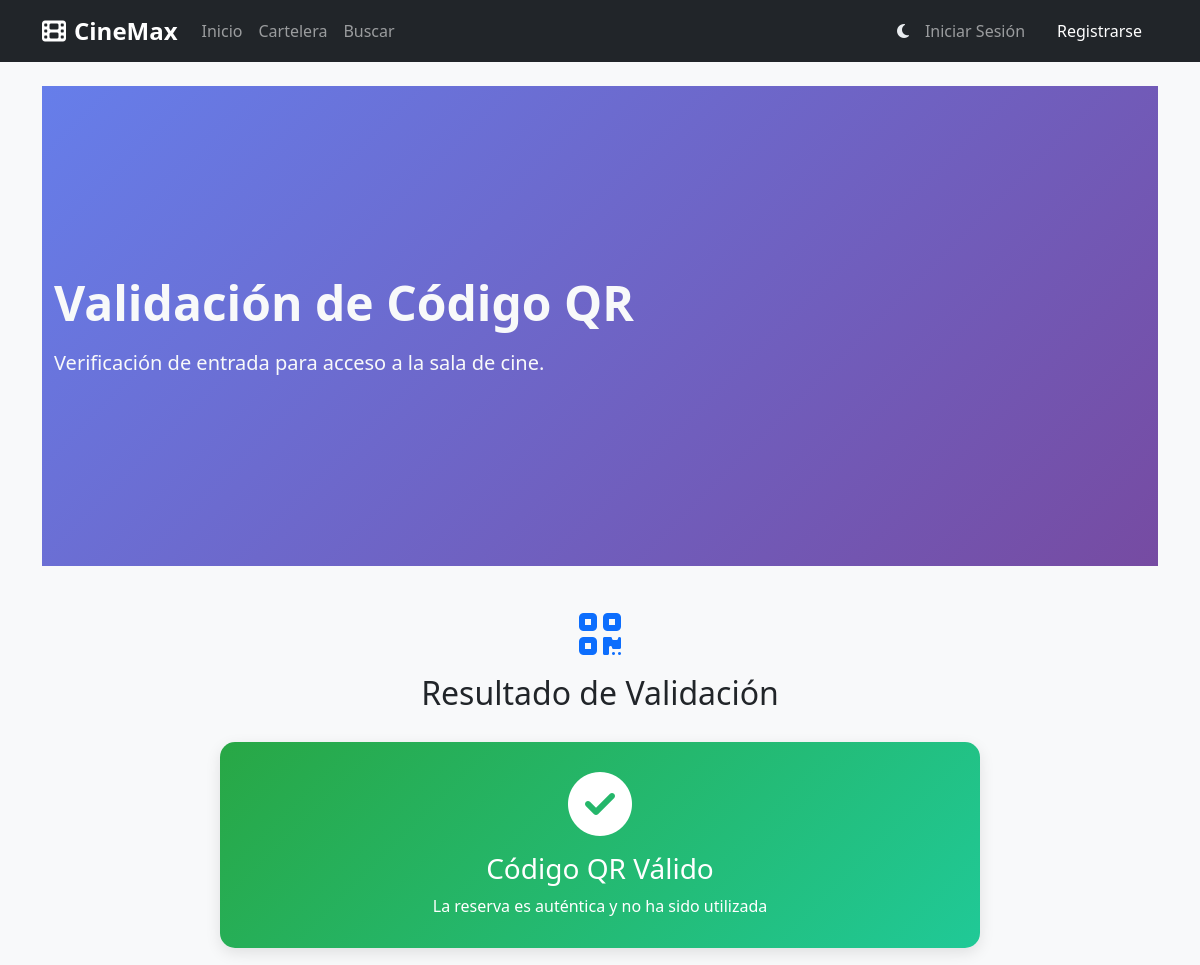
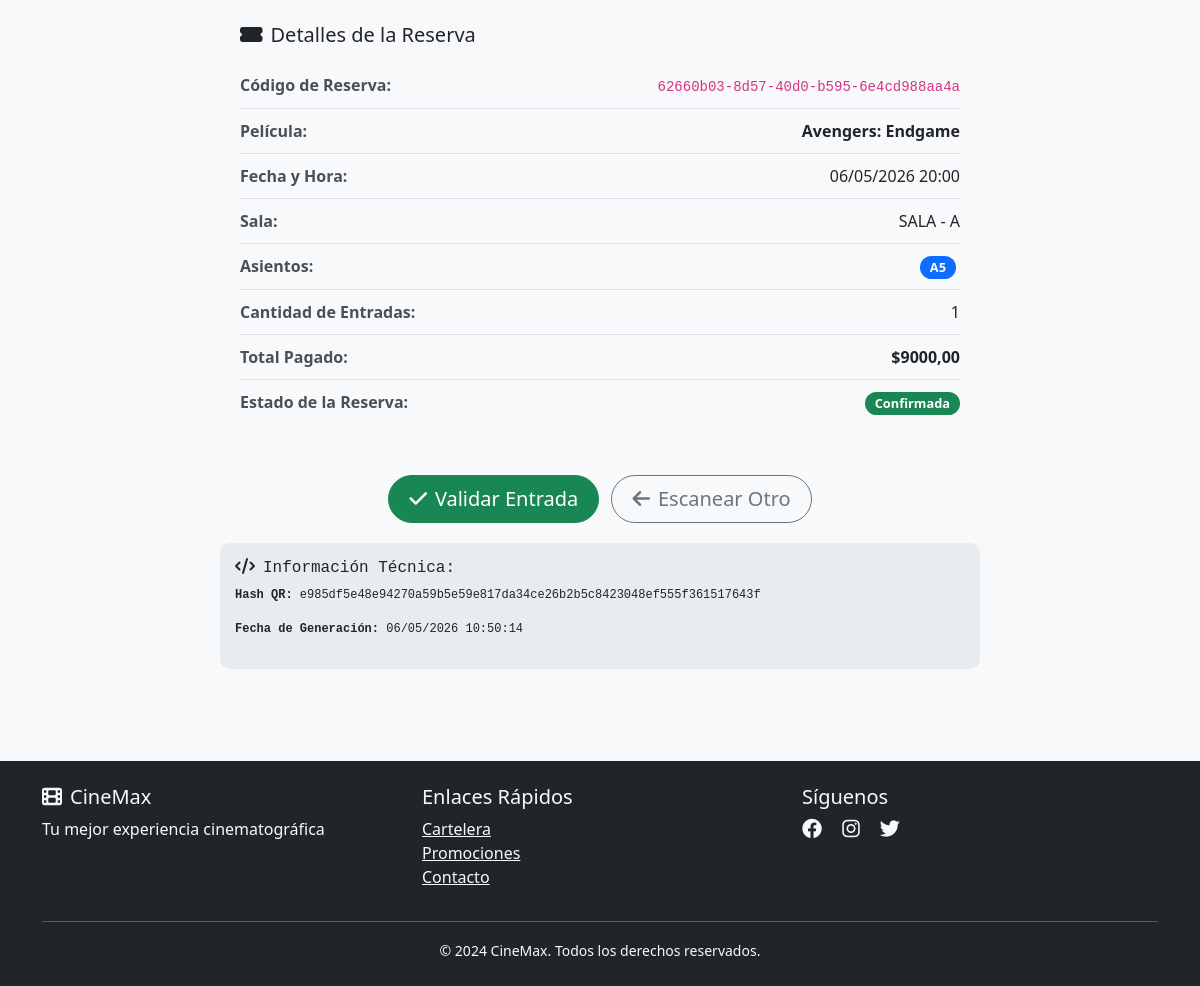
The app's page /validar-qr/e985df5e48e94270a59b5e59e817da34ce26b2b5c8423048ef555f361517643f/ with its own data (2 pictures, top to bottom).
### reservas/models.py (models this page shows, shortened)
class Reserva(models.Model):
    ESTADO_CHOICES = [
        ('temporal', 'Temporal'),
        ('confirmada', 'Confirmada'),
        ('cancelada', 'Cancelada'),
        ('expirada', 'Expirada'),
    ]
    codigo = models.UUIDField(primary_key=True, default=uuid.uuid4, editable=False)
    funcion = models.ForeignKey(Funcion, on_delete=models.CASCADE)
    usuario = models.ForeignKey('usuarios.Usuario', on_delete=models.CASCADE)
    asientos = models.CharField(max_length=200)  # Almacenar como "A1,A2,A3"
    cantidad_entradas = models.IntegerField()
    precio_total = models.DecimalField(max_digits=10, decimal_places=2)
    estado = models.CharField(max_length=20, choices=ESTADO_CHOICES, default='temporal')
    fecha_creacion = models.DateTimeField(auto_now_add=True)
    fecha_expiracion = models.DateTimeField()
    fecha_confirmacion = models.DateTimeField(null=True, blank=True)
    @property
    def expirada(self):
        """Verificar si la reserva temporal ha expirado"""
        return self.estado == 'temporal' and timezone.now() > self.fecha_expiracion
    @property
    def asientos_lista(self):
        return self.asientos.split(',') if self.asientos else []

class Funcion(models.Model):
    pelicula = models.ForeignKey('peliculas.Pelicula', on_delete=models.CASCADE)
    sala = models.ForeignKey('salas.Sala', on_delete=models.CASCADE)
    formato = models.ForeignKey('peliculas.Formato', on_delete=models.CASCADE)
    fecha = models.DateField()
    hora_inicio = models.TimeField()
    hora_fin = models.TimeField()
    precio_base = models.DecimalField(max_digits=8, decimal_places=2)
    activa = models.BooleanField(default=True)
    @property
    def finalizada(self):
        datetime_fin = timezone.make_aware(
            timezone.datetime.combine(self.fecha, self.hora_fin)
        )
        return timezone.now() > datetime_fin

class ValidacionQR(models.Model):
    reserva = models.OneToOneField('Reserva', on_delete=models.CASCADE, related_name='validacion_qr')
    qr_hash = models.CharField(max_length=64, unique=True)  # Hash único para validación
    usado = models.BooleanField(default=False)
    fecha_uso = models.DateTimeField(null=True, blank=True)
    fecha_generacion = models.DateTimeField(auto_now_add=True)
    ip_validacion = models.GenericIPAddressField(null=True, blank=True)
    user_agent = models.TextField(blank=True)
    class Meta:
        verbose_name = "Validación QR"
        verbose_name_plural = "Validaciones QR"
    @property
    def es_valido(self):
        return (
            not self.usado and
            self.reserva.estado == 'confirmada' and
            not self.reserva.funcion.finalizada
        )

### peliculas/models.py (models this page shows, shortened)
class Pelicula(models.Model):
    ESTADOS_CHOICES = [
        ('prox_estreno', 'Próximo Estreno'),
        ('cartelera', 'En Cartelera'),
        ('finalizada', 'Finalizada'),
    ]
    CLASIFICACION_CHOICES = [
        ('ATP', 'Todo Público'),
        ('+13', '+13'),
        ('+16', '+16'),
        ('+18', '+18'),
    ]
    titulo = models.CharField(max_length=200)
    sinopsis = models.TextField()
    duracion = models.IntegerField(help_text="Duración en minutos")
    clasificacion = models.CharField(max_length=3, choices=CLASIFICACION_CHOICES)
    generos = models.ManyToManyField(Genero)
    director = models.CharField(max_length=100)
    actores_principales = models.TextField(help_text="Separar por comas")
    fecha_estreno = models.DateField()
    fecha_fin_cartelera = models.DateField(null=True, blank=True)
    poster = models.ImageField(upload_to='posters/')
    trailer_url = models.URLField(blank=True, help_text="URL del trailer de YouTube")
    estado = models.CharField(max_length=20, choices=ESTADOS_CHOICES, default='prox_estreno')
    idioma_original = models.CharField(max_length=50, default='Español')
    subtitulos = models.BooleanField(default=True)
    doblada = models.BooleanField(default=True)
    activa = models.BooleanField(default=True)
    fecha_creacion = models.DateTimeField(auto_now_add=True)

### salas/models.py (models this page shows, shortened)
class Sala(models.Model):
    nombre = models.CharField(max_length=50)
    tipo = models.ForeignKey(TipoSala, on_delete=models.PROTECT)
    capacidad_total = models.IntegerField()
    filas = models.IntegerField(validators=[MinValueValidator(1), MaxValueValidator(26)])
    asientos_por_fila = models.IntegerField(validators=[MinValueValidator(1)])
    activa = models.BooleanField(default=True)

### reservas/views_qr.py (the view)
# urls.py: path('validar-qr/<str:qr_hash>/', views_qr.validar_qr, name='validar_qr'),
def validar_qr(request, qr_hash):
    try:
        validacion = get_object_or_404(ValidacionQR, qr_hash=qr_hash)
        reserva = validacion.reserva
        context = {
            'validacion': validacion,
            'reserva': reserva,
            'es_valido': validacion.es_valido,
            'ya_usado': validacion.usado,
        }
        return render(request, 'reservas/validar_qr.html', context)
    except Exception as e:
        return render(request, 'reservas/qr_invalido.html', {
            'error': str(e)
        })

### templates/reservas/validar_qr.html (shortened to what this page needs)
{% extends 'base.html' %}
{% block content %}
<div class="container py-4">
    <section class="hero-section bg-dark text-light py-4 mb-4">
        <div class="container">
            <div class="row align-items-center">
                <div class="col-lg-12">
                    <h1 class="display-5 fw-bold mb-3">Validación de Código QR</h1>
                    <p class="lead mb-0">Verificación de entrada para acceso a la sala de cine.</p>
                </div>
            </div>
        </div>
    </section>
    <div class="validation-container">
        <div class="validation-header">
            <i class="fas fa-qrcode fa-3x text-primary mb-3"></i>
            <h2>Resultado de Validación</h2>
        </div>
        {% if es_valido %}
            <div class="status-card status-valid">
                <div class="text-center">
                    <i class="fas fa-check-circle fa-4x mb-3"></i>
                    <h3>Código QR Válido</h3>
                    <p class="mb-0">La reserva es auténtica y no ha sido utilizada</p>
                </div>
            </div>
            <div class="reservation-details">
                <h5 class="mb-3"><i class="fas fa-ticket-alt me-2"></i>Detalles de la Reserva</h5>
                <div class="detail-item">
                    <span class="detail-label">Código de Reserva:</span>
                    <span class="detail-value"><code>{{ reserva.codigo }}</code></span>
                </div>
                <div class="detail-item">
                    <span class="detail-label">Película:</span>
                    <span class="detail-value"><strong>{{ reserva.funcion.pelicula.titulo }}</strong></span>
                </div>
                <div class="detail-item">
                    <span class="detail-label">Fecha y Hora:</span>
                    <span class="detail-value">
                        {{ reserva.funcion.fecha|date:"d/m/Y" }} {{ reserva.funcion.hora_inicio|time:"H:i" }}
                    </span>
                </div>
                <div class="detail-item">
                    <span class="detail-label">Sala:</span>
                    <span class="detail-value">{{ reserva.funcion.sala.nombre }}</span>
                </div>
                <div class="detail-item">
                    <span class="detail-label">Asientos:</span>
                    <span class="detail-value">
                        {% for asiento in reserva.asientos_lista %}
                            <span class="badge bg-primary me-1">{{ asiento }}</span>
                        {% endfor %}
                    </span>
                </div>
                <div class="detail-item">
                    <span class="detail-label">Cantidad de Entradas:</span>
                    <span class="detail-value">{{ reserva.cantidad_entradas }}</span>
                </div>
                <div class="detail-item">
                    <span class="detail-label">Total Pagado:</span>
                    <span class="detail-value"><strong>${{ reserva.precio_total }}</strong></span>
                </div>
                <div class="detail-item">
                    <span class="detail-label">Estado de la Reserva:</span>
                    <span class="detail-value">
                        <span class="badge bg-success">Confirmada</span>
                    </span>
                </div>
            </div>
            <div class="action-buttons">
                <button class="btn btn-success btn-lg" onclick="marcarComoUsado()">
                    <i class="fas fa-check me-2"></i>Validar Entrada
                </button>
                <a href="{% url 'reservas:escaner_qr' %}" class="btn btn-outline-secondary btn-lg ms-2">
                    <i class="fas fa-arrow-left me-2"></i>Escanear Otro
                </a>
            </div>
        {% endif %}
        <div class="qr-info">
            <h6><i class="fas fa-code me-2"></i>Información Técnica:</h6>
            <p><strong>Hash QR:</strong> {{ validacion.qr_hash }}</p>
            <p><strong>Fecha de Generación:</strong> {{ validacion.fecha_generacion|date:"d/m/Y H:i:s" }}</p>
        </div>
    </div>
</div>
{% endblock %}

### static/css/style.css (style rules this page uses)
body { font-family: 'Segoe UI', Tahoma, Geneva, Verdana, sans-serif; background-color: #f8f9fa; transition: background-color 0.3s ease, color 0.3s ease; }
* { transition: background-color 0.3s ease, color 0.3s ease, border-color 0.3s ease; }
.hero-section { background: linear-gradient(135deg, #667eea 0%, #764ba2 100%); min-height: 60vh; display: flex; align-items: center; }
.btn { border-radius: 25px; padding: 8px 20px; font-weight: 500; transition: all 0.3s ease; }
.badge { font-size: 0.8em; padding: 5px 10px; border-radius: 15px; }

### templates/base.html (style rules this page uses)
body { opacity: 0; transition: opacity 0.1s ease-in-out; }
body.theme-loaded { opacity: 1; }

### templates/reservas/validar_qr.html (style rules this page uses)
.validation-container { max-width: 800px; margin: 0 auto; padding: 20px; }
.validation-header { text-align: center; margin-bottom: 30px; }
.status-card { border-radius: 15px; padding: 30px; margin-bottom: 20px; box-shadow: 0 5px 15px rgba(0,0,0,0.1); }
.status-valid { background: linear-gradient(135deg, #28a745, #20c997); color: white; }
.reservation-details { background: #f8f9fa; border-radius: 10px; padding: 20px; margin-top: 20px; }
.detail-item { display: flex; justify-content: space-between; padding: 10px 0; border-bottom: 1px solid #dee2e6; }
.detail-item:last-child { border-bottom: none; }
.detail-label { font-weight: bold; color: #495057; }
.detail-value { text-align: right; }
.action-buttons { margin-top: 30px; text-align: center; }
.qr-info { background: #e9ecef; border-radius: 10px; padding: 15px; margin-top: 20px; font-family: monospace; font-size: 12px; word-break: break-all; }

### records on screen
Reserva: codigo "62660b03-8d57-40d0-b595-6e4cd988aa4a", funcion.pelicula.titulo "Avengers: Endgame", funcion.fecha "06/05/2026", funcion.hora_inicio "20:00", funcion.sala.nombre "SALA - A", asientos_lista "A5", cantidad_entradas "1", precio_total "9000,00"
ValidacionQR: qr_hash "e985df5e48e94270a59b5e59e817da34ce26b2b5c8423048ef555f361517643f", fecha_generacion "06/05/2026 10:50:14"
